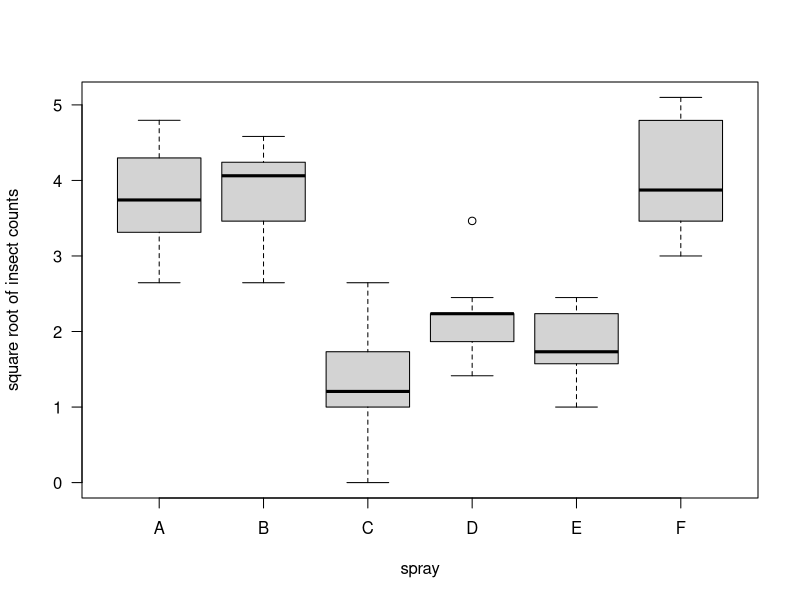
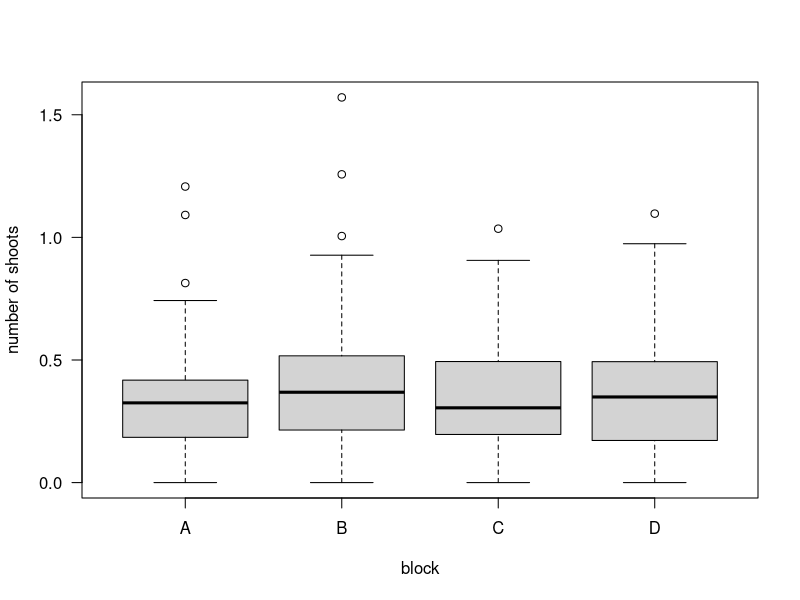

Recreate these plots in R, in order.
## ---- chunk 1
library(xtable)
yy <- c(1.0, -1.2, -1.5, 0.0, -0.1, 1.1, 0.9, -0.4, 0.6)
rr <- rank(yy)
A <- data.frame(Group=c(rep("Group 1", 3), rep("Group 2", 3), rep("Group 3", 3)),
                Y = yy, Rank=rr)
#rownames(A) <- c(rep("Group 1", 3), rep("Group 2", 3), rep("Group 3", 3))
tab <- xtable(A, digits=c(2, 2, 2, 0), align=rep("c", 4))
print(tab, type="html", comment=FALSE, include.rownames=FALSE)
## ---- chunk 2
head(InsectSprays)
## ---- chunk 3
boxplot(sqrt(count) ~ spray, data=InsectSprays,las=1, ylab="square root of insect counts")
## ---- chunk 4
anova(lm(sqrt(count) ~ spray, data=InsectSprays))
## ---- chunk 5
a  <- kruskal.test(sqrt(count) ~ spray, data=InsectSprays)
a$p.value
## ---- chunk 6
kruskal.test(count ~ spray, data=InsectSprays)
## ---- chunk 7
anova(lm(count ~ spray, data=InsectSprays))
## ---- chunk 8
library(boot)
data(cane)
head(cane)
## ---- chunk 9
cane$prop <- cane$r/cane$n
## ---- chunk 10
cane$prop.trans <- asin(sqrt(cane$prop))
boxplot(prop.trans ~ block, data=cane, las=1, ylab="number of shoots")
## ---- chunk 11
kruskal.test(prop ~ block, data=cane)
